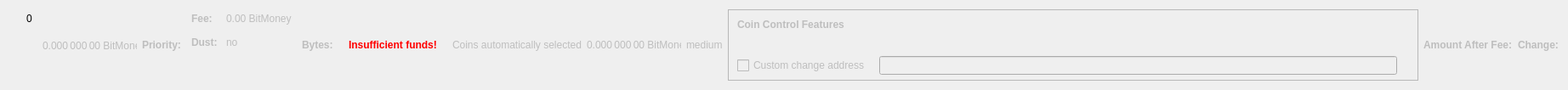
    <widget class="QWidget" name="dummyHideWidget" native="true">
     <property name="maximumSize">
      <size>
       <width>100</width>
       <height>22</height>
      </size>
     </property>
     <layout class="QHBoxLayout" name="dummyHideLayout">
      <item>
       <layout class="QFormLayout" name="formLayoutCoinControl1">
        <property name="horizontalSpacing">
         <number>10</number>
        </property>
        <property name="verticalSpacing">
         <number>14</number>
        </property>
        <property name="leftMargin">
         <number>10</number>
        </property>
        <property name="topMargin">
         <number>4</number>
        </property>
        <property name="rightMargin">
         <number>6</number>
        </property>
        <item row="0" column="1">
         <widget class="QLabel" name="labelCoinControlBytes">
          <property name="cursor">
           <cursorShape>IBeamCursor</cursorShape>
          </property>
          <property name="contextMenuPolicy">
           <enum>Qt::ActionsContextMenu</enum>
          </property>
          <property name="text">
           <string notr="true">0</string>
          </property>
          <property name="textInteractionFlags">
           <set>Qt::LinksAccessibleByMouse|Qt::TextSelectableByKeyboard|Qt::TextSelectableByMouse</set>
          </property>
         </widget>
        </item>
       </layout>
      </item>
      <item>
       <widget class="QLabel" name="labelCoinControlAfterFee">
        <property name="enabled">
         <bool>false</bool>
        </property>
        <property name="sizePolicy">
         <sizepolicy hsizetype="Fixed" vsizetype="Fixed">
          <horstretch>0</horstretch>
          <verstretch>0</verstretch>
         </sizepolicy>
        </property>
        <property name="minimumSize">
         <size>
          <width>111</width>
          <height>12</height>
         </size>
        </property>
        <property name="maximumSize">
         <size>
          <width>111</width>
          <height>12</height>
         </size>
        </property>
        <property name="cursor">
         <cursorShape>IBeamCursor</cursorShape>
        </property>
        <property name="contextMenuPolicy">
         <enum>Qt::ActionsContextMenu</enum>
        </property>
        <property name="text">
         <string notr="true">0.000 000 00 BitMoney</string>
        </property>
        <property name="textInteractionFlags">
         <set>Qt::LinksAccessibleByMouse|Qt::TextSelectableByKeyboard|Qt::TextSelectableByMouse</set>
        </property>
       </widget>
      </item>
      <item>
       <widget class="QLabel" name="labelCoinControlPriorityText">
        <property name="enabled">
         <bool>false</bool>
        </property>
        <property name="font">
         <font>
          <weight>75</weight>
          <bold>true</bold>
         </font>
        </property>
        <property name="text">
         <string>Priority:</string>
        </property>
       </widget>
      </item>
      <item>
       <layout class="QHBoxLayout" name="horizontalLayout"/>
      </item>
      <item>
       <layout class="QFormLayout" name="formLayoutCoinControl3">
        <property name="horizontalSpacing">
         <number>10</number>
        </property>
        <property name="verticalSpacing">
         <number>14</number>
        </property>
        <property name="leftMargin">
         <number>6</number>
        </property>
        <property name="topMargin">
         <number>4</number>
        </property>
        <property name="rightMargin">
         <number>6</number>
        </property>
        <item row="0" column="0">
         <widget class="QLabel" name="labelCoinControlFeeText">
          <property name="enabled">
           <bool>false</bool>
          </property>
          <property name="font">
           <font>
            <weight>75</weight>
            <bold>true</bold>
           </font>
          </property>
          <property name="text">
           <string>Fee:</string>
          </property>
          <property name="margin">
           <number>0</number>
          </property>
         </widget>
        </item>
        <item row="0" column="1">
         <widget class="QLabel" name="labelCoinControlFee">
          <property name="enabled">
           <bool>false</bool>
          </property>
          <property name="cursor">
           <cursorShape>IBeamCursor</cursorShape>
          </property>
          <property name="contextMenuPolicy">
           <enum>Qt::ActionsContextMenu</enum>
          </property>
          <property name="text">
           <string notr="true">0.00 BitMoney</string>
          </property>
          <property name="textInteractionFlags">
           <set>Qt::LinksAccessibleByMouse|Qt::TextSelectableByKeyboard|Qt::TextSelectableByMouse</set>
          </property>
         </widget>
        </item>
        <item row="1" column="0">
         <widget class="QLabel" name="labelCoinControlLowOutputText">
          <property name="enabled">
           <bool>false</bool>
          </property>
          <property name="font">
           <font>
            <weight>75</weight>
            <bold>true</bold>
           </font>
          </property>
          <property name="text">
           <string>Dust:</string>
          </property>
         </widget>
        </item>
        <item row="1" column="1">
         <widget class="QLabel" name="labelCoinControlLowOutput">
          <property name="enabled">
           <bool>false</bool>
          </property>
          <property name="cursor">
           <cursorShape>IBeamCursor</cursorShape>
          </property>
          <property name="contextMenuPolicy">
           <enum>Qt::ActionsContextMenu</enum>
          </property>
          <property name="text">
           <string>no</string>
          </property>
          <property name="textInteractionFlags">
           <set>Qt::LinksAccessibleByMouse|Qt::TextSelectableByKeyboard|Qt::TextSelectableByMouse</set>
          </property>
         </widget>
        </item>
       </layout>
      </item>
      <item>
       <widget class="QLabel" name="labelCoinControlBytesText">
        <property name="enabled">
         <bool>false</bool>
        </property>
        <property name="font">
         <font>
          <weight>75</weight>
          <bold>true</bold>
         </font>
        </property>
        <property name="text">
         <string>Bytes:</string>
        </property>
       </widget>
      </item>
      <item>
       <layout class="QFormLayout" name="formLayoutCoinControl2">
        <property name="horizontalSpacing">
         <number>10</number>
        </property>
        <property name="verticalSpacing">
         <number>14</number>
        </property>
        <property name="leftMargin">
         <number>6</number>
        </property>
        <property name="topMargin">
         <number>4</number>
        </property>
        <property name="rightMargin">
         <number>6</number>
        </property>
       </layout>
      </item>
      <item>
       <layout class="QHBoxLayout" name="horizontalLayoutCoinControl2">
        <property name="spacing">
         <number>8</number>
        </property>
        <property name="bottomMargin">
         <number>10</number>
        </property>
       </layout>
      </item>
      <item>
       <widget class="QLabel" name="labelCoinControlInsuffFunds">
        <property name="enabled">
         <bool>false</bool>
        </property>
        <property name="minimumSize">
         <size>
          <width>0</width>
          <height>0</height>
         </size>
        </property>
        <property name="font">
         <font>
          <weight>75</weight>
          <bold>true</bold>
         </font>
        </property>
        <property name="styleSheet">
         <string notr="true">color:red;font-weight:bold;</string>
        </property>
        <property name="text">
         <string>Insufficient funds!</string>
        </property>
        <property name="margin">
         <number>5</number>
        </property>
       </widget>
      </item>
      <item>
       <layout class="QFormLayout" name="formLayoutCoinControl4">
        <property name="horizontalSpacing">
         <number>10</number>
        </property>
        <property name="verticalSpacing">
         <number>14</number>
        </property>
        <property name="leftMargin">
         <number>6</number>
        </property>
        <property name="topMargin">
         <number>4</number>
        </property>
        <property name="rightMargin">
         <number>6</number>
        </property>
       </layout>
      </item>
      <item>
       <widget class="QLabel" name="labelCoinControlAutomaticallySelected">
        <property name="enabled">
         <bool>false</bool>
        </property>
        <property name="sizePolicy">
         <sizepolicy hsizetype="Fixed" vsizetype="Fixed">
          <horstretch>0</horstretch>
          <verstretch>0</verstretch>
         </sizepolicy>
        </property>
        <property name="minimumSize">
         <size>
          <width>0</width>
          <height>0</height>
         </size>
        </property>
        <property name="maximumSize">
         <size>
          <width>240</width>
          <height>16777215</height>
         </size>
        </property>
        <property name="text">
         <string>Coins automatically selected</string>
        </property>
        <property name="margin">
         <number>5</number>
        </property>
       </widget>
      </item>
      <item>
       <widget class="QLabel" name="labelCoinControlChange">
        <property name="enabled">
         <bool>false</bool>
        </property>
        <property name="sizePolicy">
         <sizepolicy hsizetype="Fixed" vsizetype="Fixed">
          <horstretch>0</horstretch>
          <verstretch>0</verstretch>
         </sizepolicy>
        </property>
        <property name="minimumSize">
         <size>
          <width>111</width>
          <height>0</height>
         </size>
        </property>
        <property name="maximumSize">
         <size>
          <width>111</width>
          <height>16777215</height>
         </size>
        </property>
        <property name="cursor">
         <cursorShape>IBeamCursor</cursorShape>
        </property>
        <property name="contextMenuPolicy">
         <enum>Qt::ActionsContextMenu</enum>
        </property>
        <property name="text">
         <string notr="true">0.000 000 00 BitMoney</string>
        </property>
        <property name="textInteractionFlags">
         <set>Qt::LinksAccessibleByMouse|Qt::TextSelectableByKeyboard|Qt::TextSelectableByMouse</set>
        </property>
       </widget>
      </item>
      <item>
       <widget class="QLabel" name="labelCoinControlPriority">
        <property name="enabled">
         <bool>false</bool>
        </property>
        <property name="cursor">
         <cursorShape>IBeamCursor</cursorShape>
        </property>
        <property name="contextMenuPolicy">
         <enum>Qt::ActionsContextMenu</enum>
        </property>
        <property name="text">
         <string>medium</string>
        </property>
        <property name="textInteractionFlags">
         <set>Qt::LinksAccessibleByMouse|Qt::TextSelectableByKeyboard|Qt::TextSelectableByMouse</set>
        </property>
       </widget>
      </item>
      <item>
       <widget class="QFrame" name="frameCoinControl">
        <property name="sizePolicy">
         <sizepolicy hsizetype="Expanding" vsizetype="Expanding">
          <horstretch>0</horstretch>
          <verstretch>0</verstretch>
         </sizepolicy>
        </property>
        <property name="maximumSize">
         <size>
          <width>16777215</width>
          <height>16777215</height>
         </size>
        </property>
        <property name="frameShape">
         <enum>QFrame::StyledPanel</enum>
        </property>
        <property name="frameShadow">
         <enum>QFrame::Sunken</enum>
        </property>
        <layout class="QVBoxLayout" name="verticalLayoutCoinControl2_2">
         <property name="spacing">
          <number>0</number>
         </property>
         <property name="leftMargin">
          <number>0</number>
         </property>
         <property name="topMargin">
          <number>0</number>
         </property>
         <property name="rightMargin">
          <number>0</number>
         </property>
         <property name="bottomMargin">
          <number>6</number>
         </property>
         <item>
          <layout class="QVBoxLayout" name="verticalLayoutCoinControl" stretch="0,0,0,1">
           <property name="spacing">
            <number>0</number>
           </property>
           <property name="leftMargin">
            <number>10</number>
           </property>
           <property name="topMargin">
            <number>10</number>
           </property>
           <item>
            <layout class="QHBoxLayout" name="horizontalLayoutCoinControl1">
             <property name="bottomMargin">
              <number>15</number>
             </property>
             <item>
              <widget class="QLabel" name="labelCoinControlFeatures">
               <property name="enabled">
                <bool>false</bool>
               </property>
               <property name="sizePolicy">
                <sizepolicy hsizetype="Preferred" vsizetype="Maximum">
                 <horstretch>0</horstretch>
                 <verstretch>0</verstretch>
                </sizepolicy>
               </property>
               <property name="font">
                <font>
                 <weight>75</weight>
                 <bold>true</bold>
                </font>
               </property>
               <property name="styleSheet">
                <string notr="true">font-weight:bold;</string>
               </property>
               <property name="text">
                <string>Coin Control Features</string>
               </property>
              </widget>
             </item>
            </layout>
           </item>
           <item>
            <widget class="QWidget" name="widgetCoinControl" native="true">
             <property name="sizePolicy">
              <sizepolicy hsizetype="Preferred" vsizetype="Preferred">
               <horstretch>0</horstretch>
               <verstretch>0</verstretch>
              </sizepolicy>
             </property>
             <property name="minimumSize">
              <size>
               <width>0</width>
               <height>0</height>
              </size>
             </property>
             <property name="styleSheet">
              <string notr="true"/>
             </property>
             <layout class="QHBoxLayout" name="horizontalLayoutCoinControl5_2">
              <property name="leftMargin">
               <number>0</number>
              </property>
              <property name="topMargin">
               <number>0</number>
              </property>
              <property name="rightMargin">
               <number>0</number>
              </property>
              <property name="bottomMargin">
               <number>0</number>
              </property>
              <item>
               <layout class="QHBoxLayout" name="horizontalLayoutCoinControl3">
                <property name="spacing">
                 <number>20</number>
                </property>
                <property name="topMargin">
                 <number>0</number>
                </property>
                <property name="bottomMargin">
                 <number>10</number>
                </property>
               </layout>
              </item>
             </layout>
            </widget>
           </item>
           <item>
            <layout class="QHBoxLayout" name="horizontalLayoutCoinControl4" stretch="0,0,0">
             <property name="spacing">
              <number>12</number>
             </property>
             <property name="sizeConstraint">
              <enum>QLayout::SetDefaultConstraint</enum>
             </property>
             <property name="topMargin">
              <number>5</number>
             </property>
             <property name="rightMargin">
              <number>5</number>
             </property>
             <item>
              <widget class="QCheckBox" name="checkBoxCoinControlChange">
               <property name="enabled">
                <bool>false</bool>
               </property>
               <property name="toolTip">
                <string>If this is activated, but the change address is empty or invalid, change will be sent to a newly generated address.</string>
               </property>
               <property name="text">
                <string>Custom change address</string>
               </property>
              </widget>
             </item>
             <item>
              <widget class="QValidatedLineEdit" name="lineEditCoinControlChange">
               <property name="enabled">
                <bool>false</bool>
               </property>
               <property name="sizePolicy">
                <sizepolicy hsizetype="Expanding" vsizetype="Fixed">
                 <horstretch>0</horstretch>
                 <verstretch>0</verstretch>
                </sizepolicy>
               </property>
              </widget>
             </item>
             <item>
              <widget class="QLabel" name="labelCoinControlChangeLabel_2">
               <property name="sizePolicy">
                <sizepolicy hsizetype="Preferred" vsizetype="Expanding">
                 <horstretch>0</horstretch>
                 <verstretch>0</verstretch>
                </sizepolicy>
               </property>
               <property name="minimumSize">
                <size>
                 <width>0</width>
                 <height>0</height>
                </size>
               </property>
               <property name="text">
                <string/>
               </property>
               <property name="margin">
                <number>3</number>
               </property>
              </widget>
             </item>
            </layout>
           </item>
           <item>
            <spacer name="verticalSpacerCoinControl">
             <property name="orientation">
              <enum>Qt::Vertical</enum>
             </property>
             <property name="sizeHint" stdset="0">
              <size>
               <width>800</width>
               <height>1</height>
              </size>
             </property>
            </spacer>
           </item>
          </layout>
         </item>
        </layout>
       </widget>
      </item>
      <item>
       <widget class="QLabel" name="labelCoinControlAfterFeeText">
        <property name="enabled">
         <bool>false</bool>
        </property>
        <property name="minimumSize">
         <size>
          <width>0</width>
          <height>0</height>
         </size>
        </property>
        <property name="maximumSize">
         <size>
          <width>16777215</width>
          <height>16777215</height>
         </size>
        </property>
        <property name="font">
         <font>
          <weight>75</weight>
          <bold>true</bold>
         </font>
        </property>
        <property name="text">
         <string>Amount After Fee:</string>
        </property>
        <property name="alignment">
         <set>Qt::AlignLeading|Qt::AlignLeft|Qt::AlignVCenter</set>
        </property>
        <property name="margin">
         <number>0</number>
        </property>
       </widget>
      </item>
      <item>
       <widget class="QLabel" name="labelCoinControlChangeText">
        <property name="enabled">
         <bool>false</bool>
        </property>
        <property name="sizePolicy">
         <sizepolicy hsizetype="Preferred" vsizetype="Preferred">
          <horstretch>0</horstretch>
          <verstretch>0</verstretch>
         </sizepolicy>
        </property>
        <property name="minimumSize">
         <size>
          <width>0</width>
          <height>0</height>
         </size>
        </property>
        <property name="maximumSize">
         <size>
          <width>16777215</width>
          <height>16777215</height>
         </size>
        </property>
        <property name="font">
         <font>
          <weight>75</weight>
          <bold>true</bold>
         </font>
        </property>
        <property name="text">
         <string>Change:</string>
        </property>
        <property name="alignment">
         <set>Qt::AlignLeading|Qt::AlignLeft|Qt::AlignVCenter</set>
        </property>
       </widget>
      </item>
     </layout>
    </widget>
